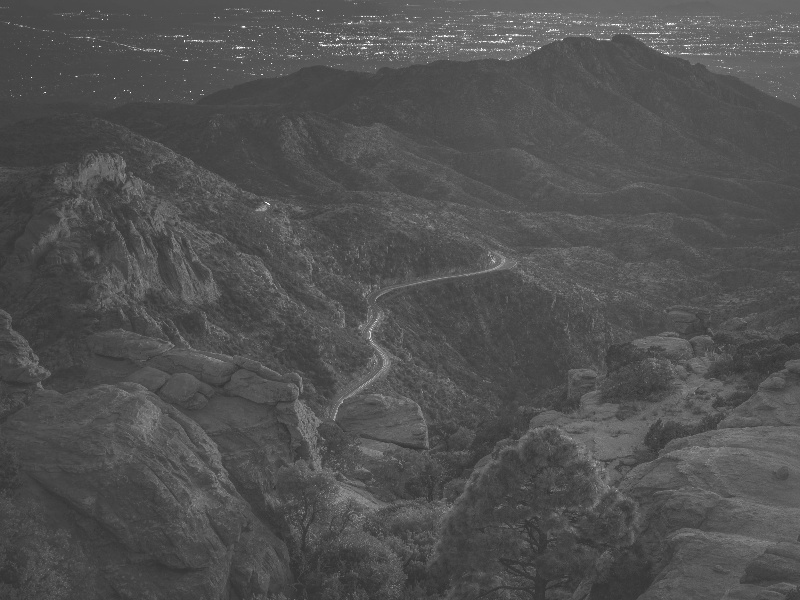
#> input picture img_data/Y4.jpg, 800 x 600 px
$ python -i image_pro.py   (imports and definitions only)
#> lines starting #> are read from the running program, lines starting #| are printed output that depends on the picture
#> further down, picture is the input picture: shape (600, 800, 3); min 48, max 255, mean 81.2
import cv2 as cv
import numpy as np

def channels_bgr(img):

    b, g, r = cv.split(img)
    zeros = np.zeros(img.shape[:2], dtype="uint8")

    blue_img = cv.merge([b, zeros, zeros])
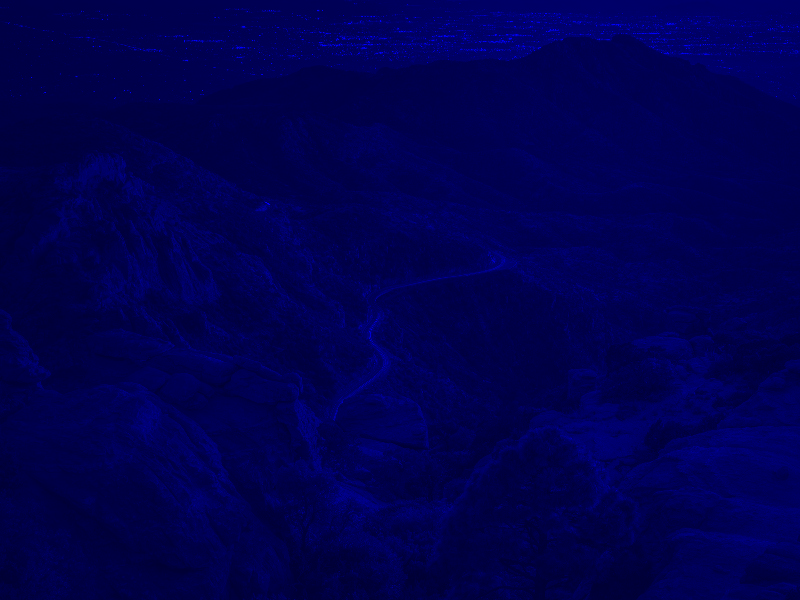
#> blue_img: shape (600, 800, 3); mean of channels 0, 1, 2 81.2, 0, 0; drawn as B, G, R
    green_img = cv.merge([zeros, g, zeros])
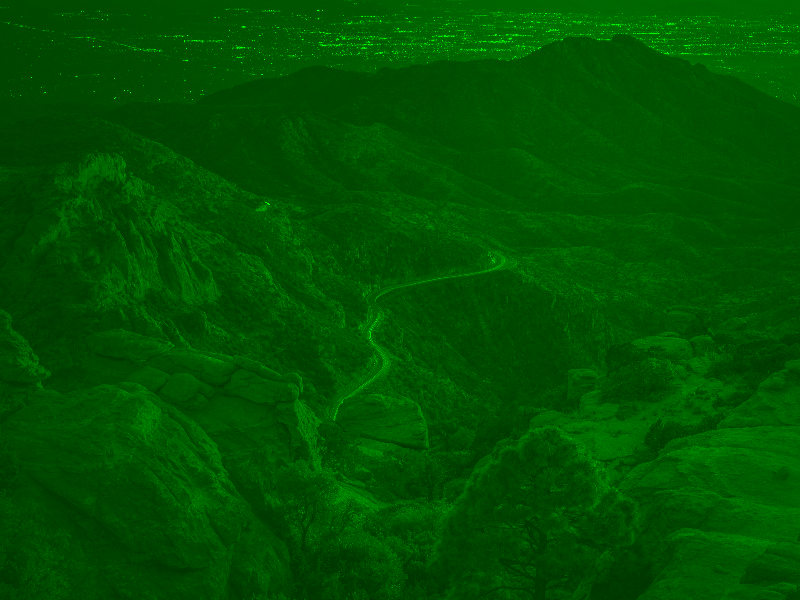
#> green_img: shape (600, 800, 3); mean of channels 0, 1, 2 0, 81.2, 0; drawn as B, G, R
    red_img = cv.merge([zeros, zeros, r])
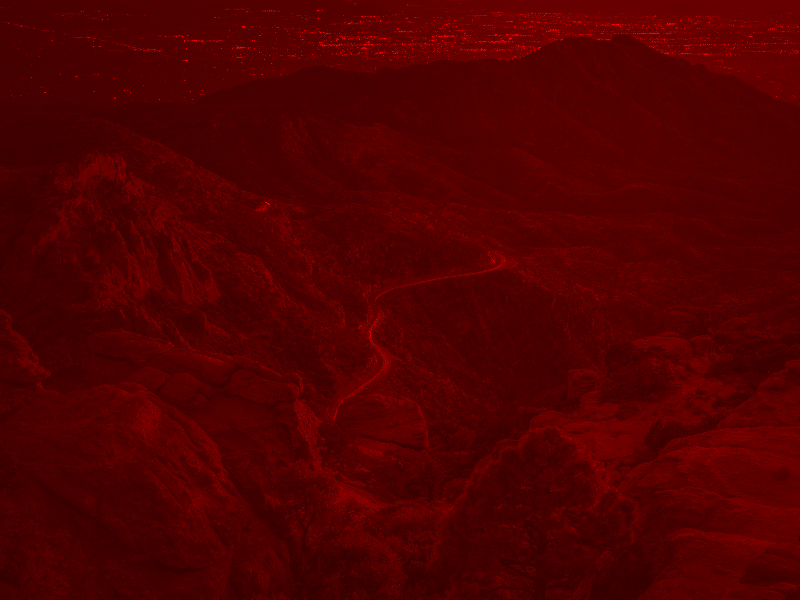
#> red_img: shape (600, 800, 3); mean of channels 0, 1, 2 0, 0, 81.2; drawn as B, G, R

    return blue_img, green_img, red_img

# [11 lines left out: function channels_hsv, not called in this run]

def open_image(path):
    img = cv.imread(path)
    return img

def resize_image(img, width, height):
    return cv.resize(img, (width, height), interpolation=cv.INTER_AREA)

# [13 lines left out: functions save, combine_channels, not called in this run]

def flip_flop_flipflop(img):
    imgc = img.copy()
    return cv.flip(img, -1), cv.flip(imgc, 1), cv.flip(img, -1)

# [55 lines left out: functions rotate_image, get_combine_channels_rg_rb_gb, histogram_equalization, histogram_matching, bgr_to_gray, not called in this run]


>>> import cv2
>>> picture = cv2.imread('../img_data/Y4.jpg')
>>> result = channels_bgr(picture)
